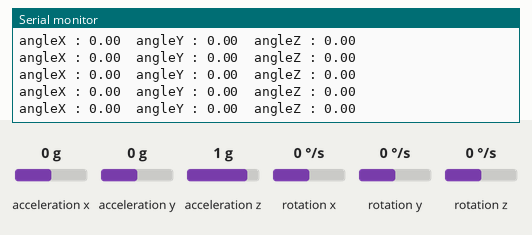
The sketch below on a simulated ESP32. Parts: the last lines printed to the serial monitor. The inputs (shaded band) are chosen by the test bench; at power-on: acceleration x 0 g, acceleration y 0 g, rotation z 0 °/s, acceleration z 1 g, rotation x 0 °/s, rotation y 0 °/s.

Above: at 4.2 s.
4.3 s: acceleration x set to -1.4 g
At 4.36 s:
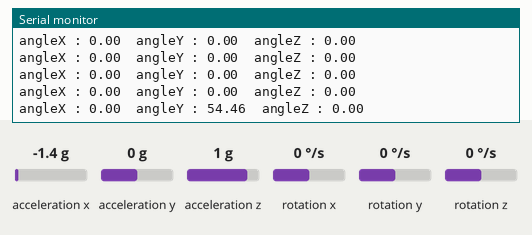
7.3 s: acceleration y set to -1.4 g
At 7.38 s:
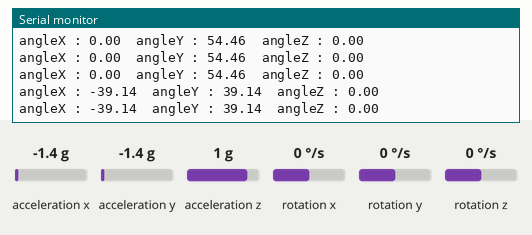
10.3 s: rotation z set to -192 °/s
At 10.32 s:
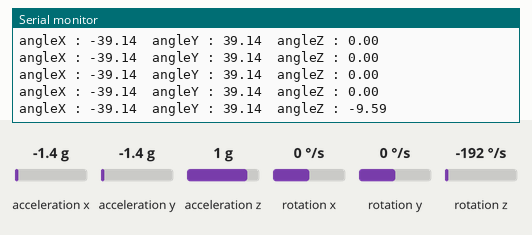
13.3 s: acceleration x set to 0.8 g
At 13.34 s:
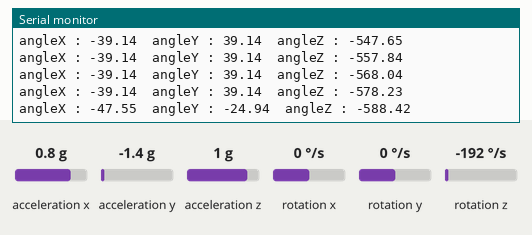
16.3 s: acceleration y set to 0 g
At 16.33 s:
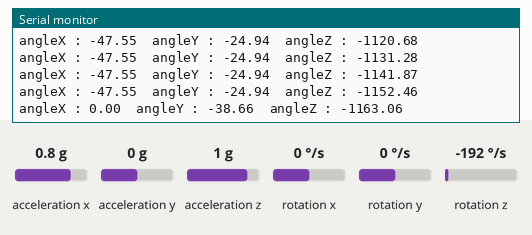
19.3 s: acceleration y set to -0.8 g
At 19.3 s:
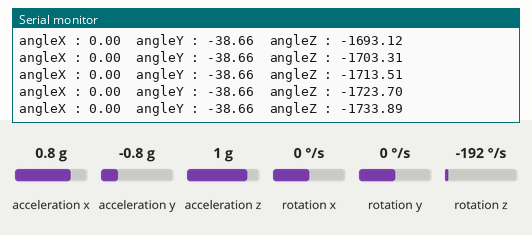
Timing chart, 0 to 22.3 s (numbered marks = the images above; inputs shaded):
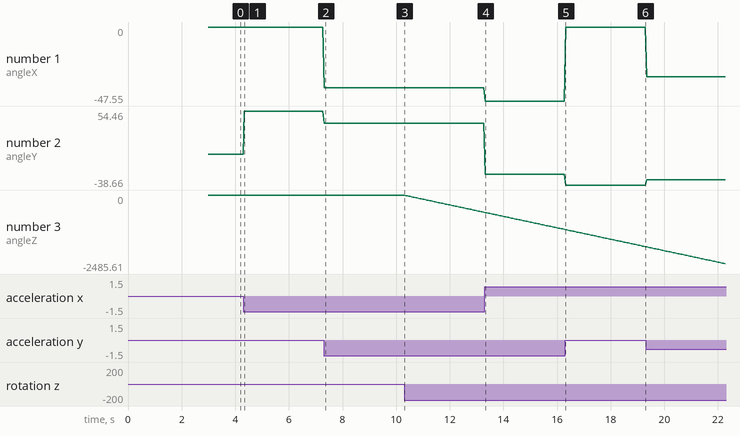

Measured:
- after the input at 4.3 s, the serial monitor: prints a new line at once (image 1)
- after the input at 7.3 s, the serial monitor: prints a new line at once (image 2)
- after the input at 10.3 s, the serial monitor: prints a new line at once (image 3)
- plotted number 1: 0 → -39.14 after the input at 7.3 s
- plotted number 2: 0 → 54.46 after the input at 4.3 s, 54.46 → 39.14 after the input at 7.3 s
- plotted number 3: 0 → -578.23 after the input at 10.3 s

The sketch:

ESP32_L1.ino
```cpp
#include <MPU6050_tockn.h>
#include <Wire.h>

MPU6050 mpu6050(Wire);

void setup() {
  Serial.begin(9600);
  Wire.begin();
  mpu6050.begin();
  mpu6050.calcGyroOffsets();
}

void loop() {
  mpu6050.update();
  Serial.print("angleX : ");
  Serial.print(mpu6050.getAngleX());
  Serial.print("  ");
  Serial.print("angleY : ");
  Serial.print(mpu6050.getAngleY());
  Serial.print("  ");
  Serial.print("angleZ : ");
  Serial.println(mpu6050.getAngleZ());
}
```
